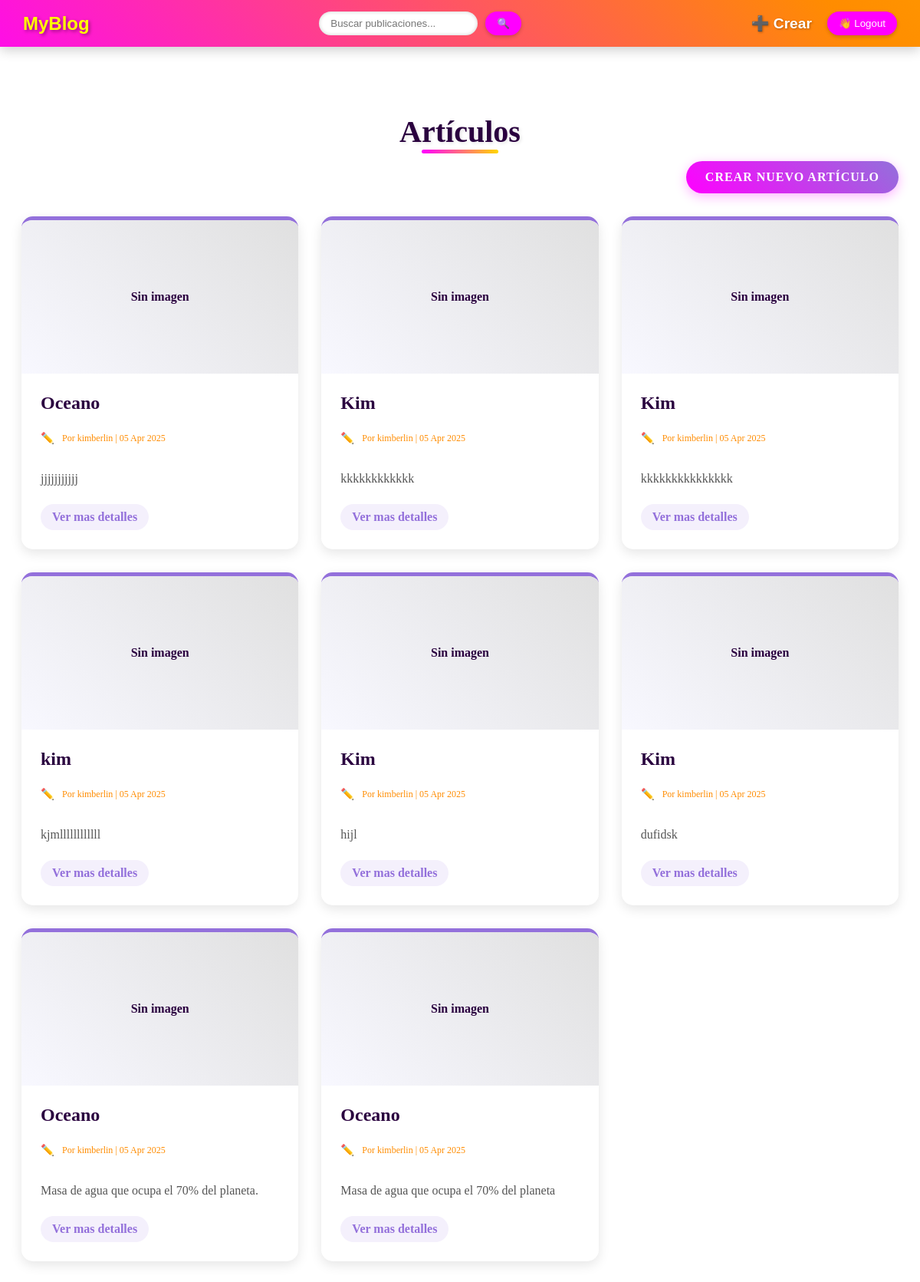
Before: /post with the older database file.
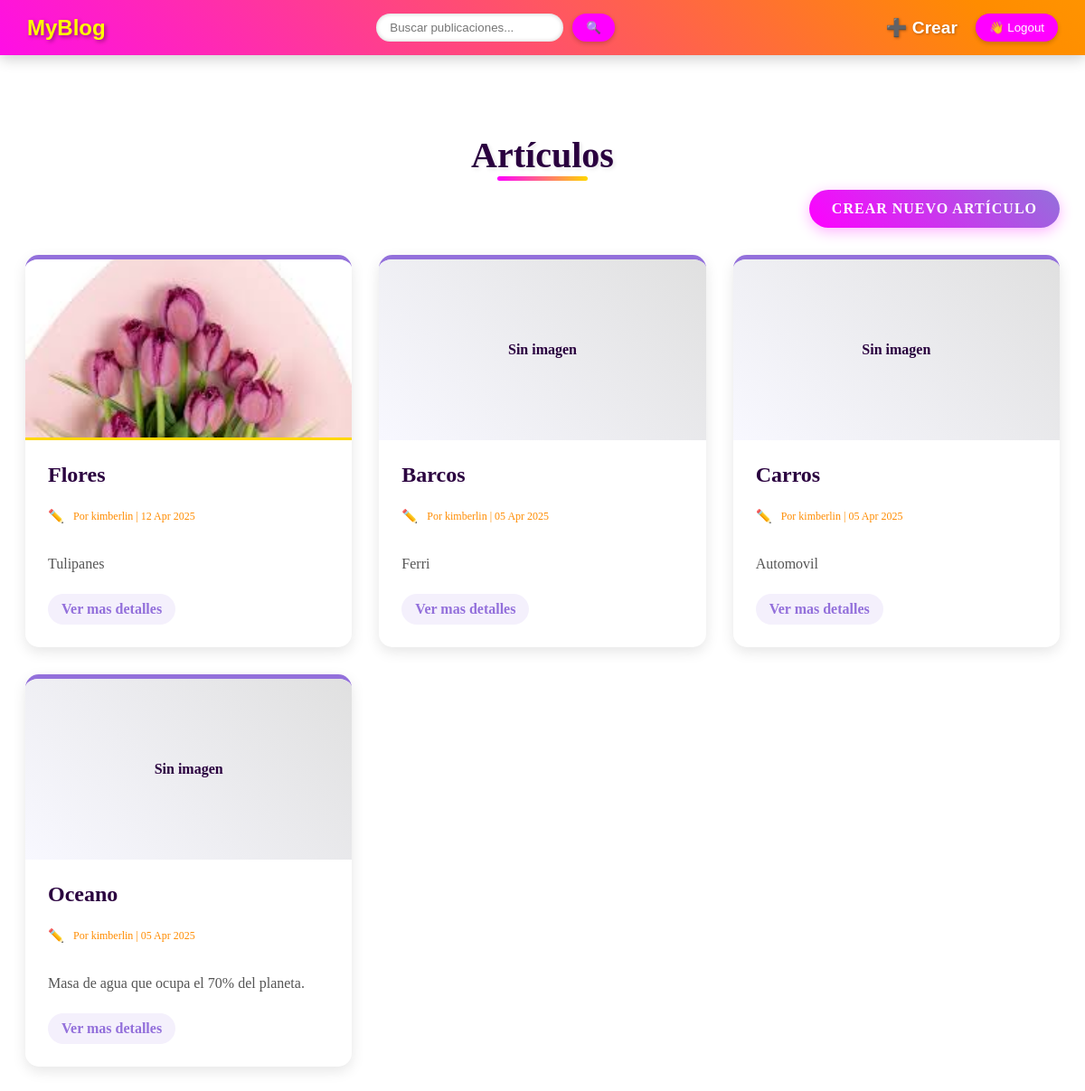
After: the same page with the newer database file.
### post/models.py (models this page shows, shortened)
class Articulo(models.Model):
    titulo = models.CharField(max_length=200, verbose_name="Título")
    descripcion = models.TextField(verbose_name="Descripción")
    imagen = models.ImageField(upload_to='static/upload_images', verbose_name="Imagen", null=True, blank=True)
    author = models.ForeignKey(get_user_model(), on_delete=models.CASCADE, verbose_name="Autor")
    fecha_creacion = models.DateTimeField(default=timezone.now, verbose_name="Fecha de creación")
    class Meta:
        verbose_name = "Artículo"
        verbose_name_plural = "Artículos"
        ordering = ['-fecha_creacion']

### post/views.py (the view)
# urls.py: path('', PostListView.as_view(), name='post_list'),  # URL para la lista de artículos
class PostListView (ListView):
    template_name = 'post_list.html'
    model = Articulo
    context_object_name = 'lista'  # Nombre del contexto para la lista de artículos

### templates/post_list.html (shortened to what this page needs)
{% extends 'includes/navbar.html' %}
{% block content %}
{% load static %}
<!DOCTYPE html>
<html lang="es">
<head>
    <link rel="stylesheet" href="{% static 'css/post_list.css' %}">
</head>
<body>
    <div class="articles-container">
        <div class="page-header">
            <h1 class="page-title">Artículos</h1>
            <div class="create-button-container text-right">
                <a href="{% url 'post_create' %}" class="create-btn">
                    Crear Nuevo Artículo
                </a>
            </div>
        </div>
        <div class="article-list">
            {% for articulo in lista %}
            <div class="article-card">
                <div class="article-image-container">
                    {% if articulo.imagen %}
                    <img src="{{ articulo.imagen.url }}" alt="{{ articulo.titulo }}" class="article-image">
                    {% else %}
                    <div class="no-image">
                        <span>Sin imagen</span>
                    </div>
                    {% endif %}
                </div>
                <div class="article-content">
                    <h2 class="article-title">{{ articulo.titulo }}</h2>
                    <p class="article-meta">
                        <small>
                            Por {{ articulo.author.username }} | {{ articulo.fecha_creacion|date:"d M Y" }}
                        </small>
                    </p>
                    <p class="article-description">{{ articulo.descripcion|truncatewords:20 }}</p>
                    <a href="{% url 'post_read' articulo.pk %}" class="read-more">Ver mas detalles</a>
                </div>
            </div>
            {% empty %}
            <div class="empty-state">
                <h3>No hay artículos disponibles</h3>
                <p>Crea el primer artículo haciendo clic en el botón superior</p>
            </div>
            {% endfor %}
        </div>
    </div>
</body>
</html>
{% endblock %}

### templates/includes/navbar.html (shortened to what this page needs)
{% load static %}
<!DOCTYPE html>
<html lang="en">
<head>
    <link rel="stylesheet" href="{% static 'css/navbar.css' %}">
</head>
<body>
    <nav>
        <a href="{% url 'post_list' %}">
            <span>MyBlog</span>
        </a>
        <div>
            <form action="#" method="GET">
                <input type="text" placeholder="Buscar publicaciones...">
                <button type="submit">🔍</button>
            </form>
        </div>
        <div>
            <a href="{% url 'post_create' %}">➕ Crear</a>
            <form action="{% url 'logout' %}" method="post">
                <button type="submit">👋 Logout</button>
            </form>
        </div>
    </nav>
    {% block content %}
    {% endblock %}
</body>
</html>

### static/css/navbar.css (style rules this page uses)
*, *::before, *::after { box-sizing: border-box; }
body { padding-top: 100px; }
nav { display: flex; justify-content: space-between; align-items: center; padding: 15px 30px; background: linear-gradient(45deg, #FF00FF, #FF8C00, #FFD700, #9370DB); background-size: 300% 300%; animation: gradient 8s ease infinite; color: white; box-shadow: 0 4px 15px rgba(0, 0, 0, 0.2); font-family: 'Comic Sans MS', cursive, sans-serif; width: 100%; position: fixed; top: 0; left: 0; z-index: 100; }
nav a { color: white; text-decoration: none; font-weight: bold; font-size: 1.2rem; text-shadow: 1px 1px 3px rgba(0, 0, 0, 0.3); }
nav span { font-size: 1.5rem; color: #FFFF00; text-shadow: 2px 2px 4px rgba(0, 0, 0, 0.4); }
nav form { display: flex; align-items: center; }
nav input[type="text"] { padding: 8px 15px; border: none; border-radius: 20px; margin-right: 10px; outline: none; box-shadow: inset 0 0 5px rgba(0, 0, 0, 0.2); }
nav button { padding: 8px 15px; border: none; border-radius: 20px; background-color: #FF00FF; color: white; cursor: pointer; transition: all 0.3s; box-shadow: 0 2px 5px rgba(0, 0, 0, 0.2); }
nav div { display: flex; gap: 20px; align-items: center; }

### static/css/post_list.css (style rules this page uses)
:root { --fucsia: #FF00FF; --naranja: #FF8C00; --amarillo: #FFD700; --morado: #9370DB; --verde: #00FF7F; --oscuro: #2A003F; --blanco: #FFFFFF; --gris-claro: #f8f8ff; }
.articles-container { max-width: 1200px; margin: 40px auto; padding: 0 20px; }
.page-header { text-align: center; margin-bottom: 30px; }
.page-title { color: var(--oscuro); position: relative; font-size: 2.5rem; text-shadow: 2px 2px 4px rgba(0, 0, 0, 0.1); margin-bottom: 15px; }
.page-title::after { content: ''; position: absolute; bottom: -5px; left: 50%; transform: translateX(-50%); width: 100px; height: 5px; background: linear-gradient(90deg, var(--fucsia), var(--amarillo)); border-radius: 3px; }
.create-button-container { text-align: right; margin-bottom: 20px; }
.create-btn { display: inline-block; background: linear-gradient(45deg, var(--fucsia), var(--morado)); color: var(--blanco); padding: 12px 25px; text-decoration: none; border-radius: 30px; font-weight: bold; text-transform: uppercase; letter-spacing: 1px; box-shadow: 0 4px 15px rgba(255, 0, 255, 0.3); transition: all 0.3s; border: none; cursor: pointer; font-size: 1rem; }
.article-list { display: grid; grid-template-columns: repeat(auto-fit, minmax(300px, 1fr)); gap: 30px; }
.article-card { background: var(--blanco); border-radius: 15px; overflow: hidden; box-shadow: 0 5px 15px rgba(0, 0, 0, 0.1); transition: all 0.3s; border-top: 5px solid var(--morado); display: flex; flex-direction: column; }
.article-image-container { width: 100%; height: 200px; overflow: hidden; }
.article-image { width: 100%; height: 100%; object-fit: cover; display: block; border-bottom: 3px solid var(--amarillo); }
.no-image { background: linear-gradient(45deg, var(--gris-claro), #e0e0e0); height: 200px; display: flex; align-items: center; justify-content: center; color: var(--oscuro); font-weight: bold; text-align: center; padding: 10px; }
.article-content { padding: 25px; flex-grow: 1; display: flex; flex-direction: column; justify-content: space-between; }
.article-title { color: var(--oscuro); margin-top: 0; margin-bottom: 10px; font-size: 1.5rem; }
.article-meta { color: var(--naranja); font-size: 0.9rem; margin-bottom: 15px; display: flex; align-items: center; gap: 10px; }
.article-meta::before { content: '✏️'; }
.article-description { color: #555; line-height: 1.6; margin-bottom: 20px; }
.read-more { display: inline-block; color: var(--morado); font-weight: bold; text-decoration: none; transition: all 0.3s; padding: 8px 15px; border-radius: 20px; background-color: rgba(147, 112, 219, 0.1); align-self: flex-start; }
.article-card { animation: fadeIn 0.5s ease-out forwards; }
.article-card:nth-child(odd) { animation-delay: 0.1s; }
.article-card:nth-child(even) { animation-delay: 0.2s; }

Changed rows visible on the page:
removed Articulo: imagen "Sin imagen", titulo "Oceano", author.username "kimberlin", fecha_creacion "05 Apr 2025", descripcion "jjjjjjjjjjj"
removed Articulo: imagen "Sin imagen", titulo "Kim", author.username "kimberlin", fecha_creacion "05 Apr 2025", descripcion "kkkkkkkkkkkk"
removed Articulo: imagen "Sin imagen", titulo "Kim", author.username "kimberlin", fecha_creacion "05 Apr 2025", descripcion "kkkkkkkkkkkkkkk"
removed Articulo: imagen "Sin imagen", titulo "kim", author.username "kimberlin", fecha_creacion "05 Apr 2025", descripcion "kjmllllllllllll"
removed Articulo: imagen "Sin imagen", titulo "Oceano", author.username "kimberlin", fecha_creacion "05 Apr 2025", descripcion "Masa de agua que ocupa el 70% del planeta"
added Articulo: imagen (picture), titulo "Flores", author.username "kimberlin", fecha_creacion "12 Apr 2025", descripcion "Tulipanes"
changed Articulo: titulo "Kim" → "Barcos"; descripcion "hijl" → "Ferri"
changed Articulo: titulo "Kim" → "Carros"; descripcion "dufidsk" → "Automovil"
